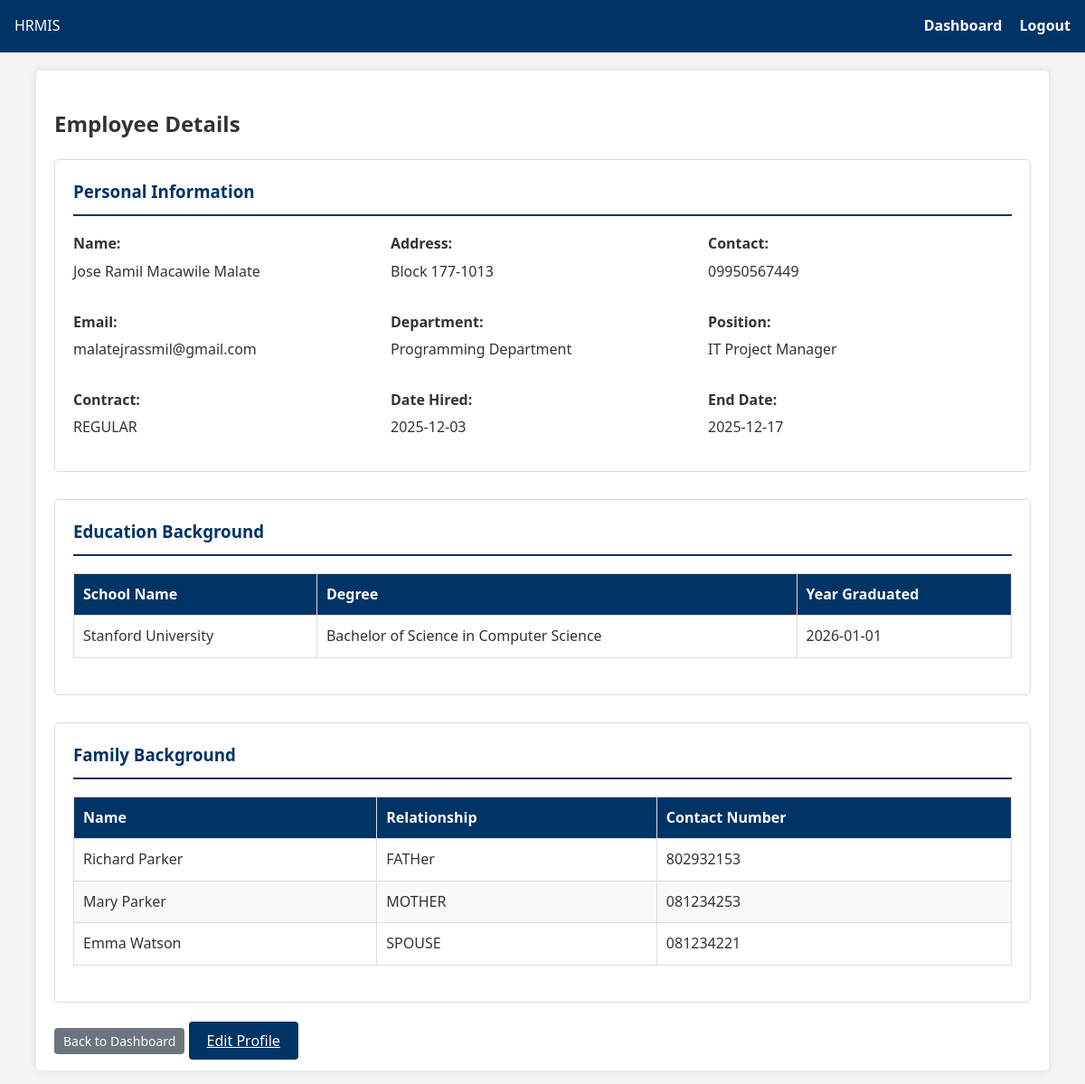
/views/view_employee.php?id=1 (signed in), run on the app's committed database.
### tables this page shows
CREATE TABLE `employees` (
  `idemployees` int NOT NULL,
  `first_name` varchar(45) NOT NULL,
  `middle_name` varchar(45) DEFAULT NULL,
  `last_name` varchar(45) NOT NULL,
  `name_extension` varchar(5) DEFAULT NULL,
  `birthdate` date NOT NULL,
  `birth_city` varchar(45) NOT NULL,
  `birth_province` varchar(45) NOT NULL,
  `birth_country` varchar(45) NOT NULL,
  `sex` varchar(7) NOT NULL,
  `civil_status` varchar(10) NOT NULL,
  `height_in_meter` float NOT NULL,
  `weight_in_kg` float NOT NULL,
  `contactno` varchar(45) NOT NULL,
  `blood_type` varchar(45) NOT NULL,
  `gsis_no` varchar(45) DEFAULT NULL,
  `sss_no` varchar(45) DEFAULT NULL,
  `philhealthno` varchar(45) DEFAULT NULL,
  `tin` varchar(45) NOT NULL,
  `employee_no` int NOT NULL,
  `citizenship` varchar(45) NOT NULL,
  `res_spec_address` varchar(45) DEFAULT NULL,
  `res_street_address` varchar(45) DEFAULT NULL,
  `res_vill_address` varchar(45) DEFAULT NULL,
  `res_barangay_address` varchar(45) NOT NULL,
  `res_city` varchar(45) NOT NULL,
  `res_municipality` varchar(45) NOT NULL,
  `res_province` varchar(45) NOT NULL,
  `res_zipcode` varchar(45) NOT NULL,
  `perm_spec_address` varchar(45) DEFAULT NULL,
  `perm_street_address` varchar(45) DEFAULT NULL,
  `perm_vill_address` varchar(45) DEFAULT NULL,
  `perm_barangay_address` varchar(45) NOT NULL,
  `perm_city` varchar(45) NOT NULL,
  `perm_municipality` varchar(45) NOT NULL,
  `perm_province` varchar(45) NOT NULL,
  `perm_zipcode` varchar(45) NOT NULL,
  `telephone` varchar(45) DEFAULT NULL,
  `mobile_no` varchar(15) NOT NULL,
  `email` varchar(45) DEFAULT NULL,
  `Q34A` tinyint NOT NULL,
  `Q34B` tinyint NOT NULL,
  `Q34_details` varchar(45) DEFAULT NULL,
  `Q35a` tinyint NOT NULL,
  `Q35b` tinyint NOT NULL,
  `Q35_details` varchar(45) DEFAULT NULL,
  `Q36` varchar(45) NOT NULL,
  `Q36_details` varchar(45) DEFAULT NULL,
  `Q37` tinyint NOT NULL,
  `Q37_details` varchar(45) DEFAULT NULL,
  `Q38a` tinyint NOT NULL,
  `Q38b` tinyint NOT NULL,
  `Q38_details` varchar(45) DEFAULT NULL,
  `Q39a` tinyint NOT NULL,
  `Q39b` tinyint NOT NULL,
  `Q39_details` varchar(45) DEFAULT NULL,
  `Q40a` tinyint NOT NULL,
  `Q40a_details` varchar(45) DEFAULT NULL,
  `Q40b` tinyint NOT NULL,
  `Q40b_details` varchar(45) DEFAULT NULL,
  `Q40c` tinyint NOT NULL,
  `Q40c_details` varchar(45) DEFAULT NULL,
  PRIMARY KEY (`idemployees`)
);

CREATE TABLE `departments` (
  `iddepartments` int NOT NULL,
  `dept_name` varchar(45) NOT NULL,
  PRIMARY KEY (`iddepartments`)
);

CREATE TABLE `job_positions` (
  `idjob_positions` int NOT NULL,
  `job_category` varchar(45) NOT NULL,
  `Job_description` varchar(500) NOT NULL,
  PRIMARY KEY (`idjob_positions`)
);

CREATE TABLE `contract_types` (
  `idcontract_types` int NOT NULL,
  `contract_classification` varchar(45) DEFAULT NULL,
  `contract_description` varchar(45) DEFAULT NULL,
  PRIMARY KEY (`idcontract_types`)
);

CREATE TABLE `service_records` (
  `employees_idemployees` int NOT NULL,
  `job_positions_idjob_positions` int NOT NULL,
  `appointment_start_date` date NOT NULL,
  `appointment_end_date` date NOT NULL,
  `institutions_idinstitutions` int NOT NULL,
  `monthly_salary` double NOT NULL,
  `pay_grade` varchar(45) NOT NULL,
  `contract_types_idcontract_types` int NOT NULL,
  `gov_service` tinyint NOT NULL,
  PRIMARY KEY (`employees_idemployees`,`job_positions_idjob_positions`),
  KEY `fk_employees_has_job_positions_job_positions1_idx` (`job_positions_idjob_positions`),
  KEY `fk_employees_has_job_positions_employees_idx` (`employees_idemployees`),
  KEY `fk_service_records_contract_types1_idx` (`contract_types_idcontract_types`),
  KEY `fk_service_records_institutions1_idx` (`institutions_idinstitutions`),
  CONSTRAINT `fk_employees_has_job_positions_employees` FOREIGN KEY (`employees_idemployees`) REFERENCES `employees` (`idemployees`),
  CONSTRAINT `fk_employees_has_job_positions_job_positions1` FOREIGN KEY (`job_positions_idjob_positions`) REFERENCES `job_positions` (`idjob_positions`),
  CONSTRAINT `fk_service_records_contract_types1` FOREIGN KEY (`contract_types_idcontract_types`) REFERENCES `contract_types` (`idcontract_types`),
  CONSTRAINT `fk_service_records_institutions1` FOREIGN KEY (`institutions_idinstitutions`) REFERENCES `institutions` (`idinstitutions`)
);

CREATE TABLE `employees_education` (
  `institutions_idinstitutions` int NOT NULL,
  `employees_idemployees` int NOT NULL,
  `Education_degree` varchar(45) NOT NULL,
  `start_period` date NOT NULL,
  `end_period` date NOT NULL,
  `units_earned` int NOT NULL,
  `year_graduated` date NOT NULL,
  `scholarships` varchar(100) NOT NULL,
  `acad_honors` varchar(100) NOT NULL,
  PRIMARY KEY (`institutions_idinstitutions`,`employees_idemployees`),
  KEY `fk_institutions_has_employees_employees1_idx` (`employees_idemployees`),
  KEY `fk_institutions_has_employees_institutions1_idx` (`institutions_idinstitutions`),
  CONSTRAINT `fk_institutions_has_employees_employees1` FOREIGN KEY (`employees_idemployees`) REFERENCES `employees` (`idemployees`),
  CONSTRAINT `fk_institutions_has_employees_institutions1` FOREIGN KEY (`institutions_idinstitutions`) REFERENCES `institutions` (`idinstitutions`)
);

CREATE TABLE `institutions` (
  `idinstitutions` int NOT NULL,
  `institution_name` varchar(100) NOT NULL,
  PRIMARY KEY (`idinstitutions`)
);

CREATE TABLE `employees_relatives` (
  `Relatives_idrelatives` int NOT NULL,
  `employees_idemployees` int NOT NULL,
  `relationship` varchar(45) NOT NULL,
  PRIMARY KEY (`Relatives_idrelatives`,`employees_idemployees`),
  KEY `fk_Relatives_has_employees_employees1_idx` (`employees_idemployees`),
  KEY `fk_Relatives_has_employees_Relatives1_idx` (`Relatives_idrelatives`),
  CONSTRAINT `fk_Relatives_has_employees_employees1` FOREIGN KEY (`employees_idemployees`) REFERENCES `employees` (`idemployees`),
  CONSTRAINT `fk_Relatives_has_employees_Relatives1` FOREIGN KEY (`Relatives_idrelatives`) REFERENCES `relatives` (`idrelatives`)
);

CREATE TABLE `relatives` (
  `idrelatives` int NOT NULL,
  `first_name` varchar(45) NOT NULL,
  `middle_name` varchar(45) DEFAULT NULL,
  `last_name` varchar(45) NOT NULL,
  `name_extension` varchar(5) NOT NULL,
  `Occupation` varchar(45) NOT NULL,
  `Emp_business` varchar(45) NOT NULL,
  `business_address` varchar(100) NOT NULL,
  `telephone` varchar(45) NOT NULL,
  `birthdate` date NOT NULL,
  PRIMARY KEY (`idrelatives`)
);

### views/view_employee.php (the view, shortened to what this page needs)
<?php
require_once '../conn.php';
$id = $_GET['id'];
$sql = "SELECT e.*, d.dept_name, p.job_category, c.contract_classification, sr.appointment_start_date, sr.appointment_end_date
        FROM employees e
        LEFT JOIN employees_unitassignments eu ON e.idemployees = eu.employees_idemployees
        LEFT JOIN departments d ON eu.departments_iddepartments = d.iddepartments
        LEFT JOIN service_records sr ON e.idemployees = sr.employees_idemployees
        LEFT JOIN job_positions p ON sr.job_positions_idjob_positions = p.idjob_positions
        LEFT JOIN contract_types c ON sr.contract_types_idcontract_types = c.idcontract_types
        WHERE e.idemployees = ?";
$stmt = $conn->prepare($sql);
$stmt->bind_param("i", $id);
$stmt->execute();
$result = $stmt->get_result();
$employee = $result->fetch_assoc();
$sql_edu = "SELECT ee.*, i.institution_name
            FROM employees_education ee
            JOIN institutions i ON ee.institutions_idinstitutions = i.idinstitutions
            WHERE ee.employees_idemployees = ?";
$stmt_edu = $conn->prepare($sql_edu);
$stmt_edu->bind_param("i", $id);
$stmt_edu->execute();
$education = $stmt_edu->get_result();
$sql_rel = "SELECT er.*, r.first_name, r.last_name, er.relationship, r.telephone
            FROM employees_relatives er
            JOIN relatives r ON er.Relatives_idrelatives = r.idrelatives
            WHERE er.employees_idemployees = ?";
$stmt_rel = $conn->prepare($sql_rel);
$stmt_rel->bind_param("i", $id);
$stmt_rel->execute();
$relatives = $stmt_rel->get_result();
?>
<!DOCTYPE html>
<html lang="en">
<head>
    <link rel="stylesheet" href="../style.css">
</head>
<body>
    <nav class="navbar">
        <div class="brand">HRMIS</div>
        <div class="links">
            <a href="../dashboard.php">Dashboard</a>
            <a href="../actions/logout.php">Logout</a>
        </div>
    </nav>
    <div class="container">
        <h2>Employee Details</h2>
        <div class="form-section">
            <h3>Personal Information</h3>
            <div class="form-grid">
                <div class="form-group"><label>Name:</label> <?php echo $employee['first_name'] . ' ' . $employee['middle_name'] . ' ' . $employee['last_name']; ?></div>
                <div class="form-group"><label>Address:</label> <?php echo $employee['res_spec_address']; ?></div>
                <div class="form-group"><label>Contact:</label> <?php echo $employee['contactno']; ?></div>
                <div class="form-group"><label>Email:</label> <?php echo $employee['email']; ?></div>
                <div class="form-group"><label>Department:</label> <?php echo $employee['dept_name'] ?? 'N/A'; ?></div>
                <div class="form-group"><label>Position:</label> <?php echo $employee['job_category'] ?? 'N/A'; ?></div>
                <div class="form-group"><label>Contract:</label> <?php echo $employee['contract_classification'] ?? 'N/A'; ?></div>
                <div class="form-group"><label>Date Hired:</label> <?php echo $employee['appointment_start_date'] ?? 'N/A'; ?></div>
                <div class="form-group"><label>End Date:</label> <?php echo $employee['appointment_end_date'] ?? 'N/A'; ?></div>
            </div>
        </div>
        <div class="form-section">
            <h3>Education Background</h3>
            <table>
                <thead>
                    <tr>
                        <th>School Name</th>
                        <th>Degree</th>
                        <th>Year Graduated</th>
                    </tr>
                </thead>
                <tbody>
                    <?php while($row = $education->fetch_assoc()): ?>
                        <tr>
                            <td><?php echo $row['institution_name']; ?></td>
                            <td><?php echo $row['Education_degree']; ?></td>
                            <td><?php echo $row['year_graduated']; ?></td>
                        </tr>
                    <?php endwhile; ?>
                </tbody>
            </table>
        </div>
        <div class="form-section">
            <h3>Family Background</h3>
            <table>
                <thead>
                    <tr>
                        <th>Name</th>
                        <th>Relationship</th>
                        <th>Contact Number</th>
                    </tr>
                </thead>
                <tbody>
                    <?php while($row = $relatives->fetch_assoc()): ?>
                        <tr>
                            <td><?php echo $row['first_name'] . ' ' . $row['last_name']; ?></td>
                            <td><?php echo $row['relationship']; ?></td>
                            <td><?php echo $row['telephone']; ?></td>
                        </tr>
                    <?php endwhile; ?>
                </tbody>
            </table>
        </div>
        <div style="margin-top: 20px;">
            <?php if ($_SESSION['role'] != 'Employee'): ?>
                <a href="employee_list.php" class="btn-secondary">Back to List</a>
            <?php else: ?>
                <a href="../dashboard.php" class="btn-secondary">Back to Dashboard</a>
            <?php endif; ?>
            <a href="edit_employee.php?id=<?php echo $id; ?>" class="btn-primary">Edit Profile</a>
        </div>
    </div>
</body>
</html>

### style.css (style rules this page uses)
:root { --primary-color: #003366; --secondary-color: #f4f4f4; --accent-color: #cc0000; --text-color: #333; --border-color: #ddd; --white: #ffffff; }
body { font-family: 'Segoe UI', Tahoma, Geneva, Verdana, sans-serif; background-color: var(--secondary-color); color: var(--text-color); margin: 0; padding: 0; line-height: 1.6; }
.container { width: 90%; max-width: 1200px; margin: 20px auto; background: var(--white); padding: 20px; box-shadow: 0 0 10px rgba(0,0,0,0.1); border-radius: 5px; }
.navbar { background-color: var(--primary-color); color: var(--white); padding: 1rem; display: flex; justify-content: space-between; align-items: center; }
.navbar a { color: var(--white); text-decoration: none; margin-left: 15px; font-weight: bold; }
.form-section { margin-bottom: 30px; border: 1px solid var(--border-color); padding: 20px; border-radius: 5px; }
.form-section h3 { margin-top: 0; border-bottom: 2px solid var(--primary-color); padding-bottom: 10px; color: var(--primary-color); }
.form-grid { display: grid; grid-template-columns: repeat(auto-fit, minmax(250px, 1fr)); gap: 15px; }
.form-group { margin-bottom: 15px; }
label { display: block; margin-bottom: 5px; font-weight: bold; }
table { width: 100%; border-collapse: collapse; margin-bottom: 20px; }
table, th, td { border: 1px solid var(--border-color); }
th { background-color: var(--primary-color); color: var(--white); padding: 10px; text-align: left; }
td { padding: 10px; }
tr:nth-child(even) { background-color: #f9f9f9; }
.btn-primary { background-color: var(--primary-color); color: var(--white); padding: 10px 20px; border: none; border-radius: 4px; cursor: pointer; font-size: 16px; }
.btn-secondary { background-color: #6c757d; color: var(--white); padding: 5px 10px; border: none; border-radius: 4px; cursor: pointer; text-decoration: none; font-size: 14px; }

### data on the page
employees: first_name "Jose Ramil", middle_name "Macawile", last_name "Malate", res_spec_address "Block 177-1013", contactno "09950567449", email "malatejrassmil@gmail.com", departments.dept_name "Programming Department", job_positions.job_category "IT Project Manager", contract_types.contract_classification "REGULAR", service_records.appointment_start_date "2025-12-03", service_records.appointment_end_date "2025-12-17"
employees_education: institutions_idinstitutions.institution_name "Stanford University", Education_degree "Bachelor of Science in Computer Science", year_graduated "2026-01-01"
employees_relatives: Relatives_idrelatives.first_name "Richard", Relatives_idrelatives.last_name "Parker", relationship "FATHer", Relatives_idrelatives.telephone "802932153"
employees_relatives: Relatives_idrelatives.first_name "Mary", Relatives_idrelatives.last_name "Parker", relationship "MOTHER", Relatives_idrelatives.telephone "081234253"
employees_relatives: Relatives_idrelatives.first_name "Emma", Relatives_idrelatives.last_name "Watson", relationship "SPOUSE", Relatives_idrelatives.telephone "081234221"
